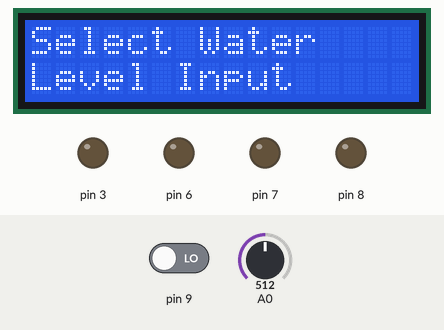
Bench run of a sketch on a simulated Arduino Uno, built with avr-gcc and run on an emulated ATmega328P. Parts: 16×2 character LCD, output pins drawn as LEDs (lit = HIGH). The test bench sets the inputs (shaded band); at power-on: pin 9 LOW, A0 = 512.

Above: at 1.2 s.
1.3 s: pin 9 driven HIGH
At 1.6 s:
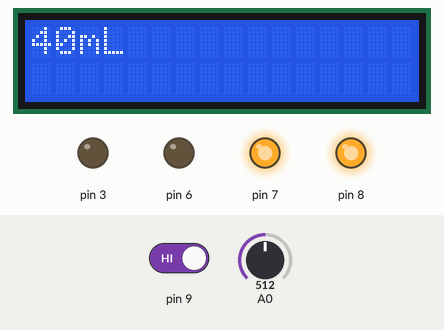
7.3 s: A0 set to 440
At 9.6 s:
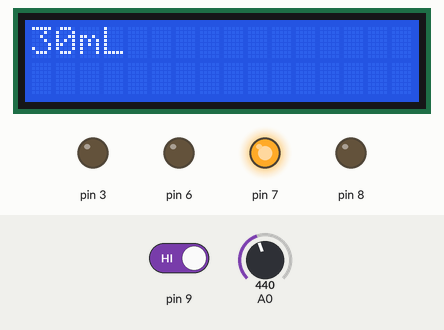
At 11.0 s:
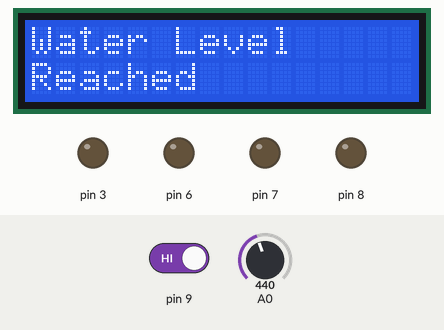
Timing chart, 0 to 15.8 s (numbered marks = the images above; inputs shaded):
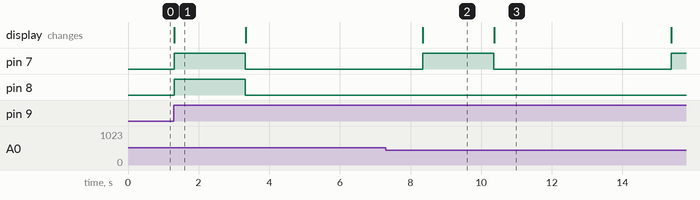

Measured:
- after the input at 1.3 s, pin 7, pin 8: LOW → HIGH at once, → LOW 2.0 s later; the display: changes at once (image 1)
- after the input at 7.3 s, pin 8: stays LOW (without the input it goes to HIGH after 1.0 s)
- what the display in image 1 shows lasts 2.0 s, from 1.3 s to 3.3 s

The sketch:

project_3_code.ino
```cpp
#include <Wire.h>
#include <LiquidCrystal_I2C.h>

//Initializes LCD Display
LiquidCrystal_I2C lcd(0x27, 16, 2);

int userInput = 0;  //User selected water level
int correctLevel = 0; //Indicated if water level is reached

//Setup
void setup() {
  lcd.init();
  lcd.backlight();

  pinMode(3, OUTPUT);
  pinMode(6, OUTPUT);
  pinMode(7, OUTPUT);
  pinMode(8, OUTPUT);
  pinMode(9, INPUT);

  //Asks user which water level they want
  lcd.print("Select Water");
  lcd.setCursor(0,1);
  lcd.print("Level Input");

}

//Loop
void loop() {
  //Checks if user has entered an input
  userInput=analogRead(A0);

  if(userInput>50 && digitalRead(9)==HIGH)
  {
    lcd.clear();

    //User selects 10mL
    if(userInput<=200)
    {
      //prints the user selected input water level
      lcd.print("10mL");

      //For the mux
      digitalWrite(6, LOW);
      digitalWrite(7, LOW);
      digitalWrite(8, LOW);
    }

    //User selects 20mL
    else if(userInput>200 && userInput<=300) //User selects 10mL
    {
      //prints the user selected input water level
      lcd.print("20mL");

      //For the mux
      digitalWrite(6, LOW);
      digitalWrite(7, LOW);
      digitalWrite(8, HIGH);
    }

    //User selects 30mL
    else if(userInput>300 && userInput<=450)
    {
      //prints the user selected input water level
      lcd.print("30mL");

      //For the mux
      digitalWrite(6, LOW);
      digitalWrite(7, HIGH);
      digitalWrite(8, LOW);
    }

    //User selects 40mL
    else if(userInput>450 && userInput<=575)
    {
      //prints the user selected input water level
      lcd.print("40mL");

      //For the mux
      digitalWrite(6, LOW);
      digitalWrite(7, HIGH);
      digitalWrite(8, HIGH);
    }

    //User selects 50mL
    else if(userInput>575 && userInput<=700)
    {
      //prints the user selected input water level
      lcd.print("50mL");

      //For the mux
      digitalWrite(6, HIGH);
      digitalWrite(7, LOW);
      digitalWrite(8, LOW);
    }

    //User selects 60mL
    else if(userInput>700 && userInput<=800)
    {
      //prints the user selected input water level
      lcd.print("60mL");

      //For the mux
      digitalWrite(6, HIGH);
      digitalWrite(7, LOW);
      digitalWrite(8, HIGH);
    }

    //User selects 70mL
    else if(userInput>800 && userInput<=975)
    {
      //prints the user selected input water level
      lcd.print("70mL");

      //For the mux
      digitalWrite(6, HIGH);
      digitalWrite(7, HIGH);
      digitalWrite(8, LOW);
    }

    //User selects 70mL
    else if(userInput>975)
    {
      //prints the user selected input water level
      lcd.print("80mL");

      //For the mux
      digitalWrite(6, HIGH);
      digitalWrite(7, HIGH);
      digitalWrite(8, HIGH);
    }

    //Error Check
    else
    {
      lcd.print("Did Not Work");
    }

    delay(2000);
    lcd.clear();

    //Turns on water pump
    digitalWrite(3, HIGH);

    //Turns on water pump as long as water level isn't reached
    lcd.print("Filling");

    while(correctLevel<300){
      correctLevel=analogRead(A1);
    }

    //Turns off water pump and mux pins when water level is reached
    digitalWrite(3, LOW);
    digitalWrite(6, LOW);
    digitalWrite(7, LOW);
    digitalWrite(8, LOW);

    //Lets the user know that the water level has been reached
    lcd.clear();
    lcd.print("Water Level");
    lcd.setCursor(0,1);
    lcd.print("Reached");
    delay(5000);
    lcd.clear();
  }

}
```
